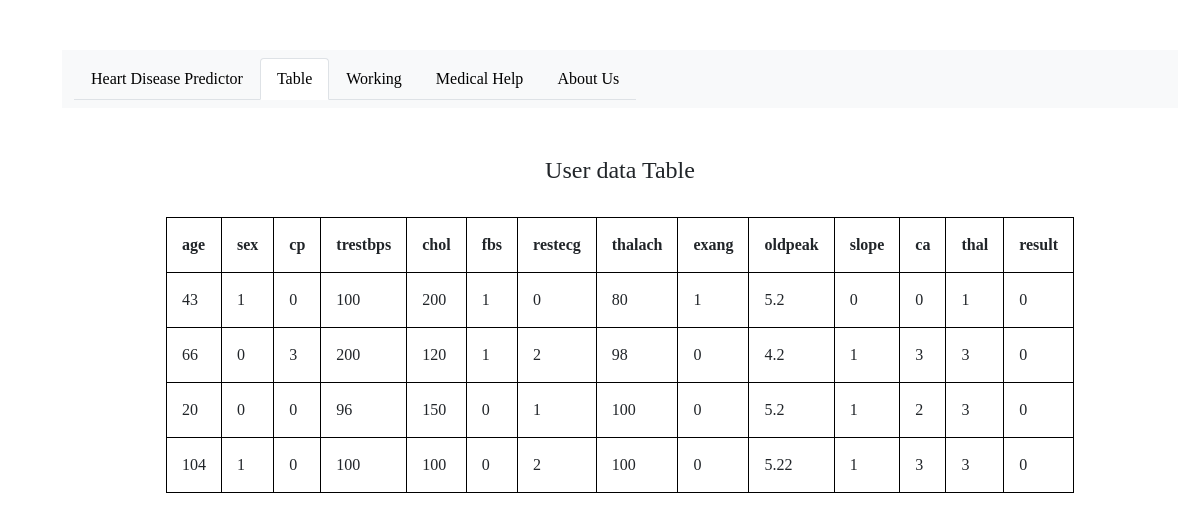
/table, run on an earlier commit of the app's database.
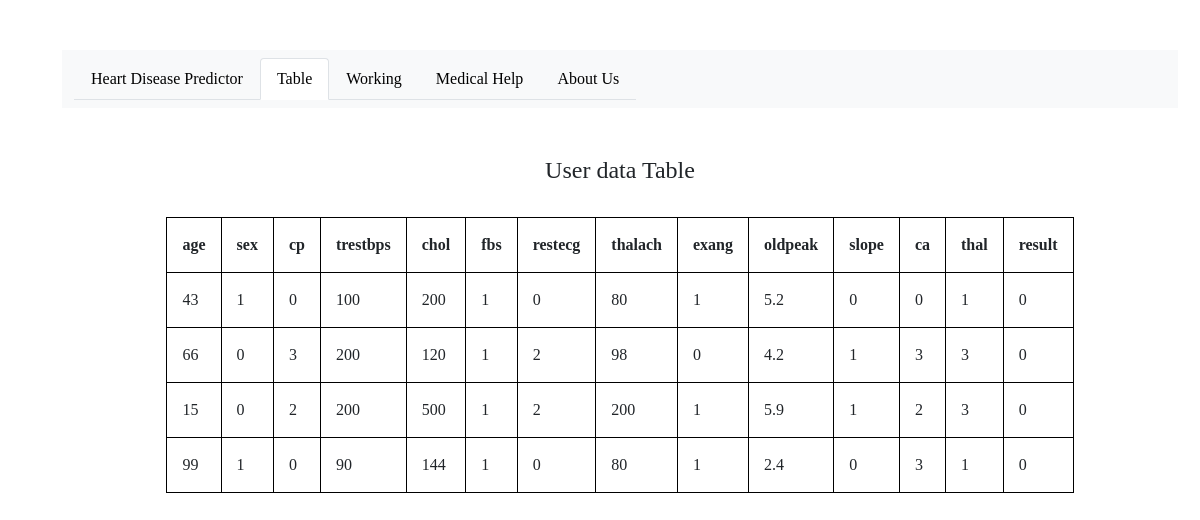
And on a later commit of the database.
### tables this page shows
CREATE TABLE user_data2(age int, sex int, cp int, trestbps int, fbs int, chol int, restecg int, thalach int, exang int, oldpeak float, slope int, ca int, thal int, target int);

### app.py (the view)
@app.route("/table", methods=["GET"])
def table():
    try:
        if request.method == "GET":
            connection = sqlite3.connect(currentdirectory + "/users.db")
            cursor = connection.cursor()
            query1 = "SELECT * FROM user_data2"
            result = cursor.execute(query1)
            result = result.fetchall()
            return render_template("table.html", data=result)
    except:
        return render_template("table.html", data=" $$ ")
    finally:
        if connection is None:
            connection.close()

### templates/table.html (shortened to what this page needs)
<!doctype html>
<html lang="en">
<head>
    <link href="https://cdn.jsdelivr.net/npm/bootstrap@5.0.2/dist/css/bootstrap.min.css" rel="stylesheet"
>
</head>
<body style="font-family: Consolas;">
    <center>
        <div style="margin: 50px;" class="container">
            <nav class="navbar navbar-light bg-light">
                <div class="container-fluid">
                    <ul class="nav nav-tabs">
                        <li class="nav-item">
                            <a class="nav-link" aria-current="page" href="/" style="color: black;">Heart Disease
                                Predictor</a>
                        </li>
                        <li class="nav-item">
                            <a class="nav-link active" href="/table" style="color: black;">Table</a>
                        </li>
                        <li class="nav-item">
                            <a class="nav-link" href="/working" style="color: black;">Working</a>
                        </li>
                        <li class="nav-item">
                            <a class="nav-link" href="/help" style="color: black;">Medical Help</a>
                        </li>
                        <li class="nav-item">
                            <a class="nav-link" href="/aboutus" style="color: black;">About Us</a>
                        </li>
                    </ul>
                </div>
            </nav>
            <br><br>
            <h4>User data Table</h4>
            <br>
            <table border="5" style="width: 100;">
                <tr>
                    <th>age</th>
                    <th>sex</th>
                    <th>cp</th>
                    <th>trestbps</th>
                    <th>chol</th>
                    <th>fbs</th>
                    <th>restecg</th>
                    <th>thalach</th>
                    <th>exang</th>
                    <th>oldpeak</th>
                    <th>slope</th>
                    <th>ca</th>
                    <th>thal</th>
                    <th>result</th>
                </tr>
                {% for d in data %}
                <tr>
                    <td>{{ d[0] }}</td>
                    <td>{{ d[1] }}</td>
                    <td>{{ d[2] }}</td>
                    <td>{{ d[3] }}</td>
                    <td>{{ d[4] }}</td>
                    <td>{{ d[5] }}</td>
                    <td>{{ d[6] }}</td>
                    <td>{{ d[7] }}</td>
                    <td>{{ d[8] }}</td>
                    <td>{{ d[9] }}</td>
                    <td>{{ d[10] }}</td>
                    <td>{{ d[11] }}</td>
                    <td>{{ d[12] }}</td>
                    <td>{{ d[13] }}</td>
                </tr>
                {%else%}
                <tr>
                    <td>No data found</td>
                </tr>
                {% endfor %}
            </table>
        </div>
    </center>
</body>
</html>

### templates/table.html (style rules this page uses)
table, tr, td, th { border: 1px solid black; border-collapse: collapse; }
tr, td, th { padding: 15px; }

What changed in the data, as far as the page shows it:
removed user_data2: age "20", sex "0", cp "0", trestbps "96", fbs "150", chol "0", restecg "1", thalach "100", exang "0", oldpeak "5.2", slope "1", ca "2", thal "3", target "0"
removed user_data2: age "104", sex "1", cp "0", trestbps "100", fbs "100", chol "0", restecg "2", thalach "100", exang "0", oldpeak "5.22", slope "1", ca "3", thal "3", target "0"
added user_data2: age "15", sex "0", cp "2", trestbps "200", fbs "500", chol "1", restecg "2", thalach "200", exang "1", oldpeak "5.9", slope "1", ca "2", thal "3", target "0"
added user_data2: age "99", sex "1", cp "0", trestbps "90", fbs "144", chol "1", restecg "0", thalach "80", exang "1", oldpeak "2.4", slope "0", ca "3", thal "1", target "0"
